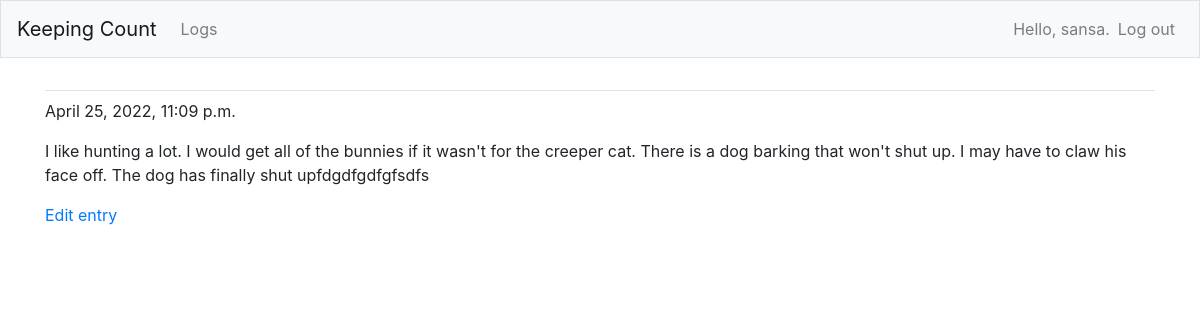
The page /logs/6/ (signed in) on the database its author committed.
### logs/models.py (models this page shows, shortened)
class Log(models.Model):
    text = models.TextField()
    date_added = models.DateTimeField(auto_now_add=True)
    date_updated = models.DateTimeField(auto_now=True)
    owner = models.ForeignKey(User, on_delete=models.CASCADE)
    objects = models.Manager()

### logs/views.py (the view)
# urls.py: path('logs/<int:log_id>/', views.log_entry, name='log_entry'),
@login_required
def log_entry(request, log_id):
    entry = Log.objects.get(id=log_id)
    if entry.owner != request.user:
        raise Http404
    context = {'log': entry}
    return render(request, 'logs/log_entry.html', context)

### logs/templates/logs/log_entry.html
{% extends "base.html" %}
{% block content %}
    <p>{{log.date_added}}</p>
    <p>{{log.text}}</p>
    <p><a href="{% url 'logs:edit_entry' log.id%}">Edit entry</a></p>
{% endblock content%}

### keeping_count/templates/base.html (shortened to what this page needs)
{% load bootstrap4 %}
<!DOCTYPE html>
<html lang="en">
<head>
    {% bootstrap_css %}
</head>
<body>
    <nav class="navbar navbar-expand-md navbar-light bg-light mb-4 border">
        <a class="navbar-brand" href ="{% url 'home' %}">Keeping Count</a>
        <div class="collapse navbar-collapse" id="navbarCollapse">
            <ul class="navbar-nav mr-auto">
                {% if user.is_authenticated %}
                <li class="nav-item">
                    <a class="nav-link" href ="{% url 'logs:logs' %}">Logs</a>
                </li>
            </ul>
            <ul class="navbar-nav ml-auto">
                <li class="nav-item">
                    <span class="navbar-text">Hello, {{ user.username }}.</span>
                </li>
                <li class="nav-item">
                    <a class="nav-link" href="{% url 'users:logout' %}">Log out</a>
                </li>
                {% endif %}
            </ul>
        </div>
    </nav>
    <main role="main" class="container">
        <div class="pb-2 mb-2 border-bottom">
        </div>
        <div>
            {% block content %}{% endblock content %}
        </div>
    </main>
</body>
</html>

### rows shown on the page
Log: date_added "April 25, 2022, 11:09 p.m.", text "I like hunting a lot. I would get all of the bunnies if it wasn't for the creeper cat. There is a dog barking that won't shut up. I may have to claw his face off. The dog has finally shut upfdgdfgdfgfsdfs"

### other values the page prints
{{ user.username }} "sansa"
